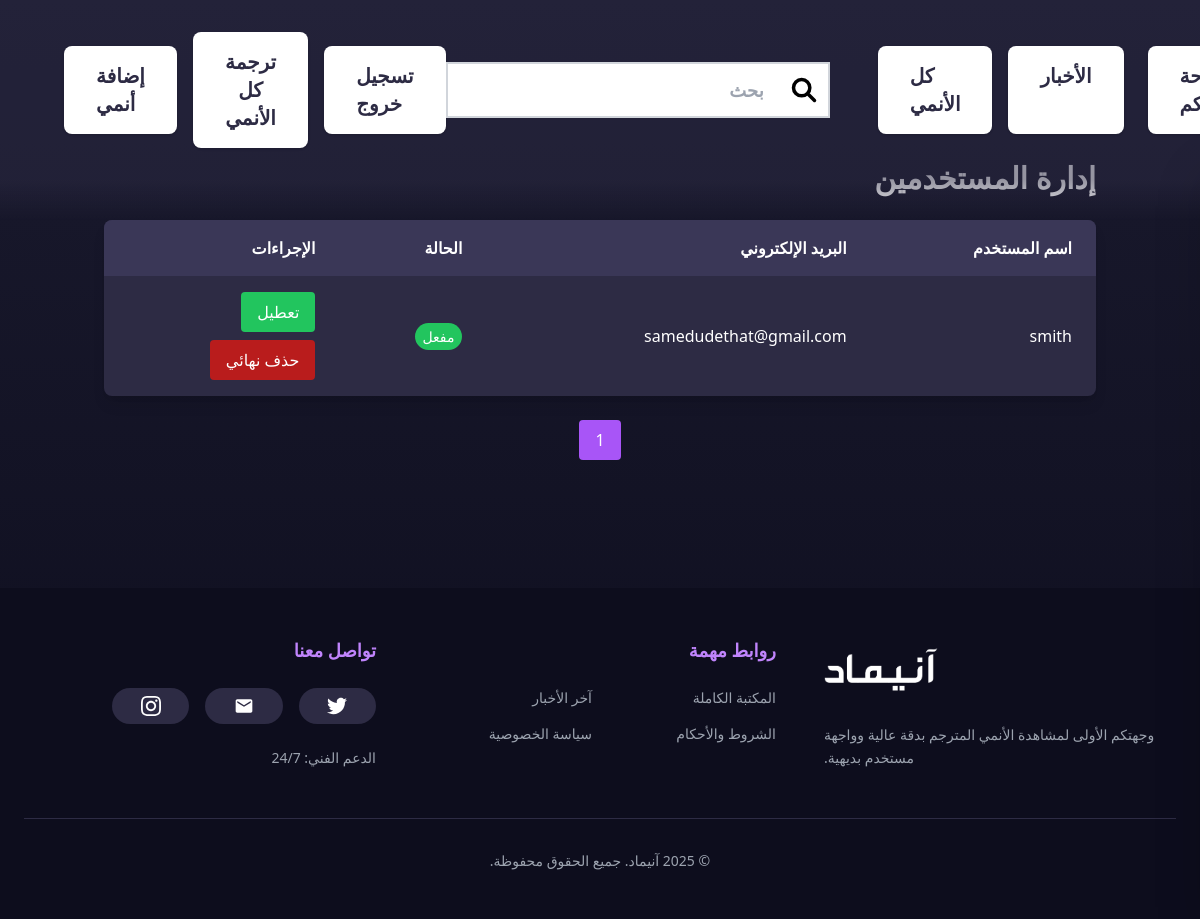
The app's page /admin/users (signed in) with its own data.
### models.py (models this page shows, shortened)
class User(UserMixin, db.Model):
    id = db.Column(db.Integer, primary_key=True)
    username = db.Column(db.String(64), unique=True, nullable=False)
    email = db.Column(db.String(120), unique=True, nullable=False)
    password_hash = db.Column(db.String(128), nullable=False)  # Change from 'password' to 'password_hash'
    profile_picture = db.Column(db.String(256), nullable=True)
    role = db.Column(db.String(20), nullable=False, default='user')
    is_active = db.Column(db.Boolean, default=True)
    created_at = db.Column(db.DateTime, default=datetime.utcnow)
    comments = db.relationship('Comment', backref='user', lazy=True)
    watch_history = db.relationship('WatchHistory', backref='user', lazy=True)
    email_verified = db.Column(db.Boolean, default=False)
    password_reset_token = db.Column(db.String(100))
    token_expiration = db.Column(db.DateTime)
    mal_user_id = db.Column(db.String(50))
    mal_username = db.Column(db.String(100))
    mal_access_token = db.Column(db.String(200))
    mal_refresh_token = db.Column(db.String(200))
    mal_profile_pic = db.Column(db.String(255))
    @property
    def password(self):
        raise AttributeError('password is not a readable attribute')
    @password.setter
    def password(self, password):
        self.password_hash = generate_password_hash(password)

### app.py (the view)
@bp.route('/admin/users')
@login_required
@admin_required
def manage_users():
    page = request.args.get('page', 1, type=int)
    users = User.query.order_by(User.created_at.desc()).paginate(page=page, per_page=50)
    return render_template('admin/users.html', users=users)

### app.py (called while the page is built)
def admin_required(f):
    @wraps(f)
    def decorated_function(*args, **kwargs):
        if not current_user.is_authenticated or current_user.role != 'admin':
            abort(403)
        return f(*args, **kwargs)
    return decorated_function

### app_factory.py (called while the page is built)
def create_app():
    app = Flask(__name__, instance_relative_config=True)
    app.config.from_object(Config)
    app.config['UPLOAD_FOLDER'] = os.path.join(app.root_path, 'static', 'uploads')
    if not os.path.exists(app.config['UPLOAD_FOLDER']):
        os.makedirs(app.config['UPLOAD_FOLDER'])
    db.init_app(app)
    migrate.init_app(app, db)
    login_manager.init_app(app)
    csrf.init_app(app)
    cache.init_app(app)
    mail.init_app(app)
    register_error_handlers(app)
    with app.app_context():
        from models import User, Anime
    @login_manager.user_loader
    def load_user(user_id):
        return User.query.get(int(user_id))
    from app import bp
    app.register_blueprint(bp)
    return app

### templates/admin/users.html (shortened to what this page needs)
{% extends "base.html" %}
{% from "macros.html" import render_pagination %}
{% block content %}
<div class="container mx-auto px-4 py-8" dir="rtl">
    <h2 class="text-3xl font-bold text-white mb-6">إدارة المستخدمين</h2>
    <div class="bg-[#2d2b44] rounded-lg shadow-lg overflow-x-auto">
        <table class="min-w-full">
            <thead class="bg-[#3a3757]">
                <tr>
                    <th class="px-6 py-4 text-right text-white">اسم المستخدم</th>
                    <th class="px-6 py-4 text-right text-white">البريد الإلكتروني</th>
                    <th class="px-6 py-4 text-right text-white">الحالة</th>
                    <th class="px-6 py-4 text-right text-white">الإجراءات</th>
                </tr>
            </thead>
            <tbody class="divide-y divide-[#3a3757]">
                {% for user in users.items %}
                <tr>
                    <td class="px-6 py-4 text-white">{{ user.username }}</td>
                    <td class="px-6 py-4 text-white">{{ user.email }}</td>
                    <td class="px-6 py-4 text-white">
                        <span class="px-2 py-1 rounded-full text-sm {{ 'bg-green-500' if user.is_active else 'bg-red-500' }}">
                            {{ 'مفعل' if user.is_active else 'معطل' }}
                        </span>
                    </td>
                    <td class="px-6 py-4">
                        <form method="POST" action="{{ url_for('main.toggle_user', user_id=user.id) }}">
                            <button type="submit" class="bg-{{ 'green' if user.is_active else 'red' }}-500 text-white px-4 py-2 rounded hover:bg-{{ 'green' if user.is_active else 'red' }}-600">
                                {{ 'تعطيل' if user.is_active else 'تفعيل' }}
                            </button>
                        </form>
                        <form method="POST" action="{{ url_for('main.delete_user', user_id=user.id) }}" class="mt-2">
                            <button type="submit" class="bg-red-700 text-white px-4 py-2 rounded hover:bg-red-800">
                                حذف نهائي
                            </button>
                        </form>
                    </td>
                </tr>
                {% endfor %}
            </tbody>
        </table>
    </div>
    <div class="mt-6">
        {{ render_pagination(users) }}
    </div>
</div>
{% endblock %}

### templates/base.html (style rules this page uses)
* { scrollbar-width: thin; scrollbar-color: #2d2b44 #1a1a2e; }

### records on screen
User: username "smith", email "samedudethat@gmail.com", is_active "مفعل", is_active "تعطيل"

### other values on screen
{{ page_num }} "1"
